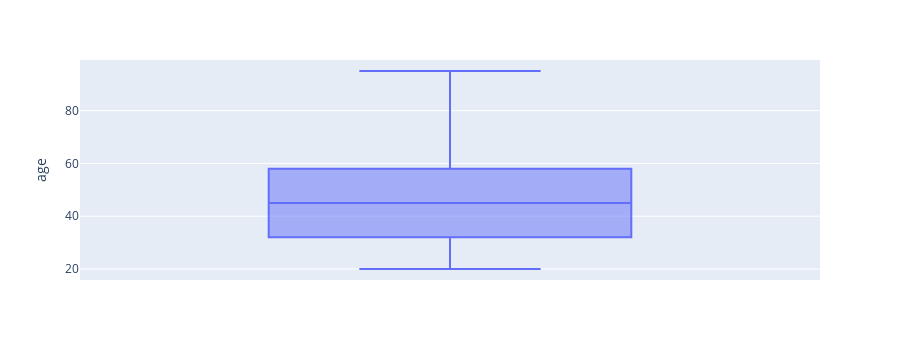

Notebook code cell kept with this figure:
### Markdown cell above
<p style="color:blue;font-family:ComicSansMS; font-size: 25px;"> Recherche des outliers dans la colonne age </p>

### Code cell
fig = px.box(df_customers, y= "age")
fig.show()

### Figure 1 — Plotly figure (JSON) as saved in the notebook; plotly's stock layout.template omitted (floating-point values rounded to 4 significant figures; data arrays with more than 128 entries replaced by an {"elided": "..."} marker saying what was removed)
{"data": [{"alignmentgroup": "True", "hovertemplate": "age=%{y}<extra></extra>", "legendgroup": "", "marker": {"color": "#636efa"}, "name": "", "notched": false, "offsetgroup": "", "orientation": "v", "showlegend": false, "type": "box", "x0": " ", "xaxis": "x", "y": {"elided": "8621 int values"}, "y0": " ", "yaxis": "y"}], "layout": {"boxmode": "group", "height": 360, "legend": {"tracegroupgap": 0}, "margin": {"t": 60}, "xaxis": {"anchor": "y", "autorange": true, "domain": [0, 1], "range": [-0.5, 0.5], "type": "category"}, "yaxis": {"anchor": "x", "autorange": true, "domain": [0, 1], "range": [15.83, 99.17], "title": {"text": "age"}, "type": "linear"}}}
